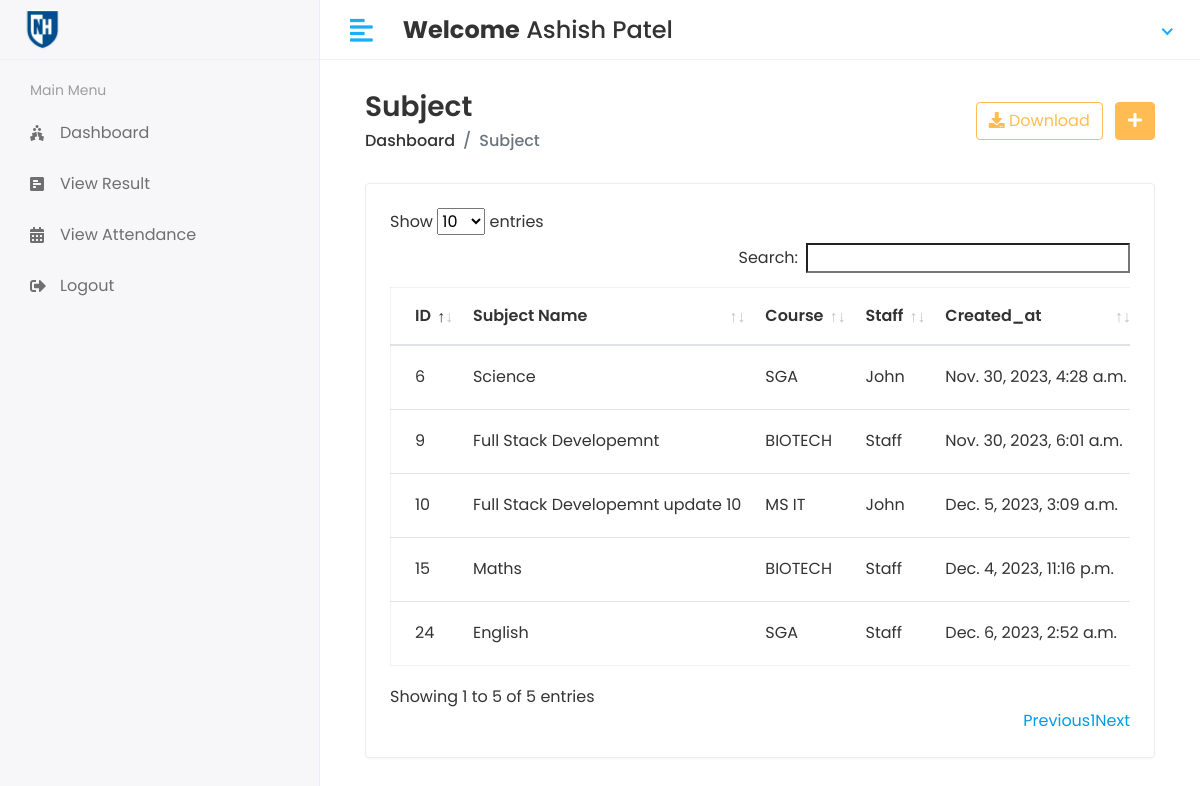
The page /hod/View/Subject (signed in) on the database its author committed.
### app/models.py (models this page shows, shortened)
class CustomUser(AbstractUser):
    USER = (
        (1,'HOD'),
        (2,'STAFF'),
        (3,'STUDENT'),
    )
    user_type = models.CharField(choices = USER ,max_length=50,default=1)
    profile_pic = models.ImageField(upload_to='profile_pics/', blank=True, null=True)

class Subject(models.Model):
    name = models.CharField(max_length = 100)
    course = models.ForeignKey(Course,on_delete= models.CASCADE)
    staff = models.ForeignKey(Staff, on_delete= models.CASCADE)
    created_at = models.DateTimeField(auto_now_add=True)
    updated_at = models.DateTimeField(auto_now=True)

class Course(models.Model):
    name = models.CharField(max_length= 100)
    created_at = models.DateTimeField(auto_now_add = True)
    updated_at = models.DateTimeField(auto_now = True)
    def __str__(self):
        return self.name

class Staff(models.Model):
    admin = models.OneToOneField(CustomUser,on_delete=models.CASCADE)
    address = models.TextField()
    gender = models.CharField(max_length=100)
    created_at = models.DateTimeField(auto_now_add=True)
    updated_at = models.DateTimeField(auto_now=True)

### Attendance_Recording/hod_views.py (the view)
# urls.py: path('hod/View/Subject', hod_views.VIEW_SUBJECT, name = 'view_subject'),
@login_required(login_url='/')
def VIEW_SUBJECT(request):
    subject = Subject.objects.all()
    context = {
        'subject': subject,
    }
    return render(request, 'hod/view_subject.html',context)

### templates/hod/view_subject.html (shortened to what this page needs)
{% extends 'base.html' %}
{% block content %}
<div class="content container-fluid">
    <div class="page-header">
       <div class="row align-items-center">
          <div class="col">
             <h3 class="page-title">Subject</h3>
             <ul class="breadcrumb">
                <li class="breadcrumb-item"><a href="index.html">Dashboard</a></li>
                <li class="breadcrumb-item active">Subject</li>
             </ul>
          </div>
          <div class="col-auto text-right float-right ml-auto">
             <a href="#" class="btn btn-outline-primary mr-2"><i class="fas fa-download"></i> Download</a>
             <a href="add-student.html" class="btn btn-primary"><i class="fas fa-plus"></i></a>
          </div>
       </div>
    </div>
    <div class="row">
       <div class="col-sm-12">
          <div class="card card-table">
             <div class="card-body">
                <div class="table-responsive">
                   <table id="table_id" class="table table-hover table-center mb-0">
                      <thead>
                         <tr>
                            <th>ID</th>
                            <th>Subject Name</th>
                            <th>Course</th>
                            <th>Staff</th>
                            <th>Created_at</th>
                         </tr>
                      </thead>
                      <tbody>
                        {% for i in subject %}
                         <tr>
                            <td>{{i.id}}</td>
                            <td>{{i.name}}</td>
                            <td>{{i.course}}</td>
                            <td>{{i.staff.admin.first_name}}&nbsp;{{i.subject.staff.admin.last_name}}</td>
                            <td>{{i.created_at}}</td>
                         </tr>
                        {% endfor %}
                      </tbody>
                   </table>
                </div>
             </div>
          </div>
       </div>
    </div>
 </div>
{% endblock %}

### templates/includes/header.html (shortened to what this page needs)
{% load static %}
<div class="header">
   <div class="header-left">
      <a href="index.html" class="logo">
      <img src="{% static 'assets/img/logo_unh.png' %}" alt="Logo">
      </a>
   </div>
   <a href="javascript:void(0);" id="toggle_btn">
   <i class="fas fa-align-left"></i>
   </a>
   <div class="top-nav-search mt-3">
      <h4><strong>Welcome</strong>&nbsp<span>{{user.first_name}} {{ user.last_name }}</span>&nbsp;</h4>
   </div>
   <ul class="nav user-menu">
      <li class="nav-item dropdown noti-dropdown">
         <a href="#" class="dropdown-toggle nav-link" data-toggle="dropdown">
         </a>
      </li>
      <li class="nav-item dropdown has-arrow">
         <a href="#" class="dropdown-toggle nav-link" data-toggle="dropdown">
        </a>
      </li>
   </ul>
</div>

### static/assets/css/style.css (style rules this page uses)
html { height: 100%; }
body { background-color: #fff; color: #333; font-family: 'Poppins', sans-serif; font-size: 1rem; height: 100%; line-height: 1.5; overflow-x: hidden; }
h1, h2, h3, h4, h5, h6 { font-family: 'Poppins', sans-serif; margin-top: 0; }
a { color: #009ce7; }
input, button, a { transition: all 0.4s ease; -moz-transition: all 0.4s ease; -o-transition: all 0.4s ease; -ms-transition: all 0.4s ease; -webkit-transition: all 0.4s ease; }
ul, ol { padding: 0px; list-style: none; }
.table { color: #333; max-width: 100%; margin-bottom: 0; width: 100%; }
.table.dataTable { border-collapse: collapse !important; border: 1px solid rgba(0, 0, 0, 0.05); }
.table thead tr th { font-weight: 600; }
.table tbody tr { border-bottom: 1px solid rgba(0, 0, 0, 0.05); }
.table.table-center td, .table.table-center th { vertical-align: middle; }
.card-table .card-body .table > thead > tr > th { border-top: 0; }
.card-table .card-body .table tr td:first-child, .card-table .card-body .table tr th:first-child { padding-left: 1.5rem; }
.card-table .table td, .card-table .table th { border-top: 1px solid #e2e5e8; padding: 1rem 0.75rem; white-space: nowrap; }
.btn-primary { background-color: #FFBC53; border: 1px solid #FFBC53; }
.btn-outline-primary { color: #FFBC53; border-color: #FFBC53; }
.card { border: 1px solid #ececf5; box-shadow: 0 1px 3px 0 rgba(0, 0, 0, 0.03); margin-bottom: 1.875rem; }
.card-body { padding: 1.5rem; }
.header { background-color: #fff; border-bottom: 1px solid #f3f3f4; left: 0; position: fixed; right: 0; top: 0; z-index: 1001; height: 60px; }
.header .header-left { float: left; height: 60px; padding: 0 20px; position: relative; width: 320px; z-index: 1; transition: all 0.2s ease-in-out; background-color: #f7f7fa; border-bottom: 1px solid #efefef; border-right: 1px solid #ececf5; display: flex; align-items: center; }
.header .header-left .logo { display: inline-block; line-height: 60px; }
.header .header-left .logo img { max-height: 40px; width: auto; }
.header .dropdown-toggle:after { display: none; }
.header .has-arrow .dropdown-toggle:after { border-top: 0; border-left: 0; border-bottom: 2px solid #18aefa; border-right: 2px solid #18aefa; content: ''; height: 8px; display: inline-block; pointer-events: none; -webkit-transform-origin: 66% 66%; -ms-transform-origin: 66% 66%; transform-origin: 66% 66%; -webkit-transform: rotate(45deg); -ms-transform: rotate(45deg); transform: rotate(45deg); -webkit-transition: all 0.15s ease-in-out; transition: all 0.15s ease-in-out; width: 8px; vertical-align: 0px; }
.user-menu { float: right; margin: 0; position: relative; z-index: 99; padding-right: 15px; }
.user-menu.nav > li > a { color: #a0a0a0; font-size: 14px; line-height: 58px; padding: 0 15px; height: 60px; }
.top-nav-search { float: left; margin-left: 15px; }
.page-header { margin-bottom: 1.875rem; }
.page-header .breadcrumb { background-color: transparent; color: #6c757d; font-size: 1rem; font-weight: 500; margin-bottom: 0; padding: 0; }
.page-header .breadcrumb a { color: #333; }
.page-title { font-size: 28px; font-weight: 600; color: #333; margin-bottom: 5px; }
@media (min-width: 992px) { #toggle_btn { align-items: center; color: #18aefa; display: inline-flex; float: left; font-size: 26px; height: 60px; justify-content: center; margin-left: 15px; padding: 0 15px; } }

### rows shown on the page
CustomUser: first_name "Ashish", last_name "Patel"
Subject: id "6", name "Science", course "SGA", staff.admin.first_name "John", created_at "Nov. 30, 2023, 4:28 a.m."
Subject: id "9", name "Full Stack Developemnt", course "BIOTECH", staff.admin.first_name "Staff", created_at "Nov. 30, 2023, 6:01 a.m."
Subject: id "10", name "Full Stack Developemnt update 10", course "MS IT", staff.admin.first_name "John", created_at "Dec. 5, 2023, 3:09 a.m."
Subject: id "15", name "Maths", course "BIOTECH", staff.admin.first_name "Staff", created_at "Dec. 4, 2023, 11:16 p.m."
Subject: id "24", name "English", course "SGA", staff.admin.first_name "Staff", created_at "Dec. 6, 2023, 2:52 a.m."
